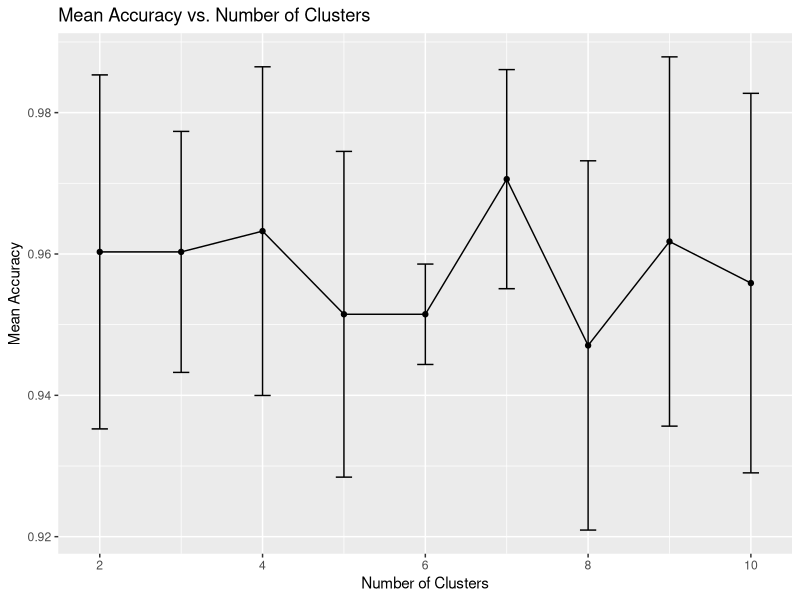
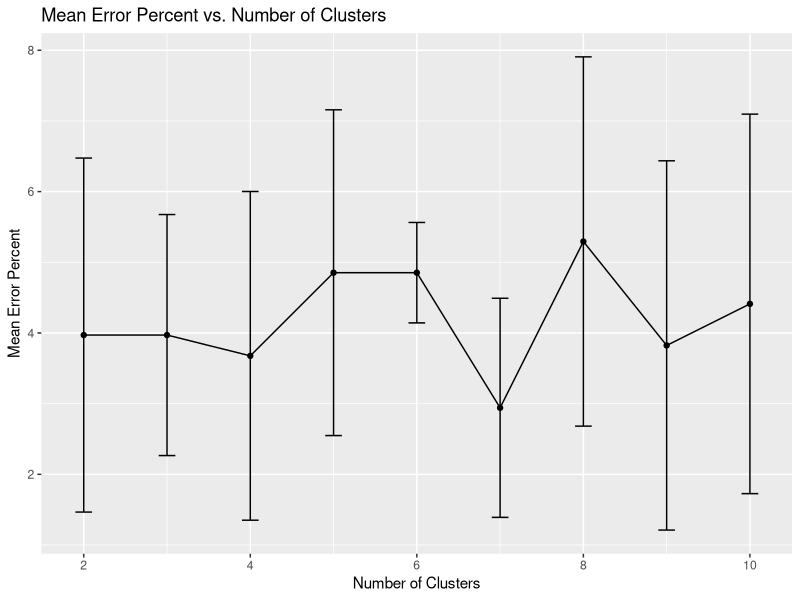

Recreate these plots in R, in order.
# Carregar bibliotecas necessárias
library(mlbench)
library(caret)
library(cluster)
library(nnet)
library(ggplot2)

# Carregar e limpar os dados
data("BreastCancer")
data2 <- BreastCancer
data2 <- data2[complete.cases(data2),]

# Remover coluna de ID
data2 <- data2[, -1]

# Converter variáveis de fatores para numéricas
data2[, 1:9] <- lapply(data2[, 1:9], as.numeric)

# Rotular as amostras das Classes com o valor de 0 (malígno) e 1 (benígno)
data2$Class <- ifelse(data2$Class == "malignant", 0, 1)

# Função Gaussiana
gauss <- function(x, centers, sigma) {
  apply(centers, 1, function(center) {
    exp(-0.5 * sum((x - center)^2) / (sigma^2))
  })
}

# Função para ajustar e treinar a RBF Network
fit_rbf_network <- function(X_train, y_train, n_clusters, sigma) {
  # Normalizar os dados
  scaler <- preProcess(X_train, method = c("center", "scale"))
  X_train_scaled <- predict(scaler, X_train)
  
  # Encontrar os centros dos clusters
  kmeans_model <- kmeans(X_train_scaled, centers = n_clusters, nstart = 20)
  centers <- kmeans_model$centers
  
  # Transformar os dados usando a RBF
  transformed_X_train <- t(apply(X_train_scaled, 1, function(row) gauss(row, centers, sigma)))
  
  # Adicionar nomes de colunas ao data frame transformado
  colnames(transformed_X_train) <- paste0("C", 1:n_clusters)
  
  # Treinar o modelo de regressão logística
  logistic_model <- multinom(y_train ~ ., data = as.data.frame(transformed_X_train))
  
  list(scaler = scaler, centers = centers, logistic_model = logistic_model, sigma = sigma)
}

# Função para prever usando a RBF Network
predict_rbf_network <- function(model, X_test) {
  X_test_scaled <- predict(model$scaler, X_test)
  transformed_X_test <- t(apply(X_test_scaled, 1, function(row) gauss(row, model$centers, model$sigma)))
  
  # Adicionar nomes de colunas ao data frame transformado
  colnames(transformed_X_test) <- paste0("C", 1:ncol(transformed_X_test))
  
  predict(model$logistic_model, as.data.frame(transformed_X_test))
}

# Variáveis
n_simulations <- 10
sigma <- 1.0
results <- data.frame()

# Loop de simulações
for (n_clusters in 2:10) {
  accuracies <- c()
  error_percents <- c()
  
  for (i in 1:n_simulations) {
    # Separar os dados em conjuntos de treino e teste
    train_index <- createDataPartition(data2$Class, p = 0.9, list = FALSE)
    X_train <- data2[train_index, 1:9]
    y_train <- data2[train_index, 10]
    X_test <- data2[-train_index, 1:9]
    y_test <- data2[-train_index, 10]
    
    # Treinar a RBF Network
    model <- fit_rbf_network(X_train, y_train, n_clusters, sigma)
    
    # Prever no conjunto de teste
    y_pred <- predict_rbf_network(model, X_test)
    
    # Calcular a acurácia
    accuracy <- mean(y_pred == y_test)
    accuracies <- c(accuracies, accuracy)
    
    # Calcular o erro percentual
    error_percent <- mean(y_pred != y_test) * 100
    error_percents <- c(error_percents, error_percent)
  }
  
  # Armazenar resultados
  mean_accuracy <- mean(accuracies)
  std_accuracy <- sd(accuracies)
  mean_error_percent <- mean(error_percents)
  std_error_percent <- sd(error_percents)
  
  results <- rbind(results, data.frame(
    Clusters = n_clusters,
    MeanAccuracy = mean_accuracy,
    StdDevAccuracy = std_accuracy,
    MeanErrorPercent = mean_error_percent,
    StdDevErrorPercent = std_error_percent
  ))
}

# Melhor número de clusters
best_clusters <- results[which.max(results$MeanAccuracy), "Clusters"]

# Exibir resultados
print(results)

# Melhor número de clusters
best_clusters <- results[which.min(results$MeanError), "Clusters"]

# Exibir resultados ordenados por erro percentual
results <- results[order(results$MeanError), ]
print(results)

# Plotar acurácia
ggplot(results, aes(x = Clusters, y = MeanAccuracy)) +
  geom_point() +
  geom_line() +
  geom_errorbar(aes(ymin = MeanAccuracy - StdDevAccuracy, ymax = MeanAccuracy + StdDevAccuracy), width = 0.2) +
  labs(title = "Mean Accuracy vs. Number of Clusters", x = "Number of Clusters", y = "Mean Accuracy")

# Plotar erro percentual
ggplot(results, aes(x = Clusters, y = MeanErrorPercent)) +
  geom_point() +
  geom_line() +
  geom_errorbar(aes(ymin = MeanErrorPercent - StdDevErrorPercent, ymax = MeanErrorPercent + StdDevErrorPercent), width = 0.2) +
  labs(title = "Mean Error Percent vs. Number of Clusters", x = "Number of Clusters", y = "Mean Error Percent")

# Melhor modelo
print(paste("Best number of clusters: ", best_clusters))
